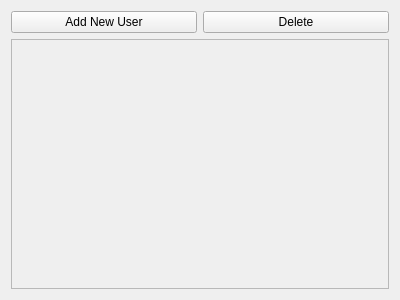
<?xml version="1.0" encoding="UTF-8"?>
<ui version="4.0">
 <class>GroupManager</class>
 <widget class="QWidget" name="GroupManager">
  <property name="geometry">
   <rect>
    <x>0</x>
    <y>0</y>
    <width>400</width>
    <height>300</height>
   </rect>
  </property>
  <property name="windowTitle">
   <string>GroupManager</string>
  </property>
  <layout class="QGridLayout" name="gridLayout">
   <item row="0" column="0">
    <layout class="QVBoxLayout" name="verticalLayout">
     <item>
      <layout class="QHBoxLayout" name="horizontalLayout">
       <item>
        <widget class="QPushButton" name="button_AddUser">
         <property name="text">
          <string>Add New User</string>
         </property>
        </widget>
       </item>
       <item>
        <widget class="QPushButton" name="button_Delete">
         <property name="toolTip">
          <string>Deletes selected users</string>
         </property>
         <property name="text">
          <string>Delete</string>
         </property>
        </widget>
       </item>
      </layout>
     </item>
    </layout>
   </item>
   <item row="1" column="0">
    <widget class="QScrollArea" name="scrollArea">
     <property name="widgetResizable">
      <bool>true</bool>
     </property>
     <widget class="QWidget" name="scrollAreaWidgetContents">
      <property name="geometry">
       <rect>
        <x>0</x>
        <y>0</y>
        <width>380</width>
        <height>247</height>
       </rect>
      </property>
     </widget>
    </widget>
   </item>
  </layout>
 </widget>
 <layoutdefault spacing="6" margin="11"/>
 <resources/>
 <connections/>
</ui>
